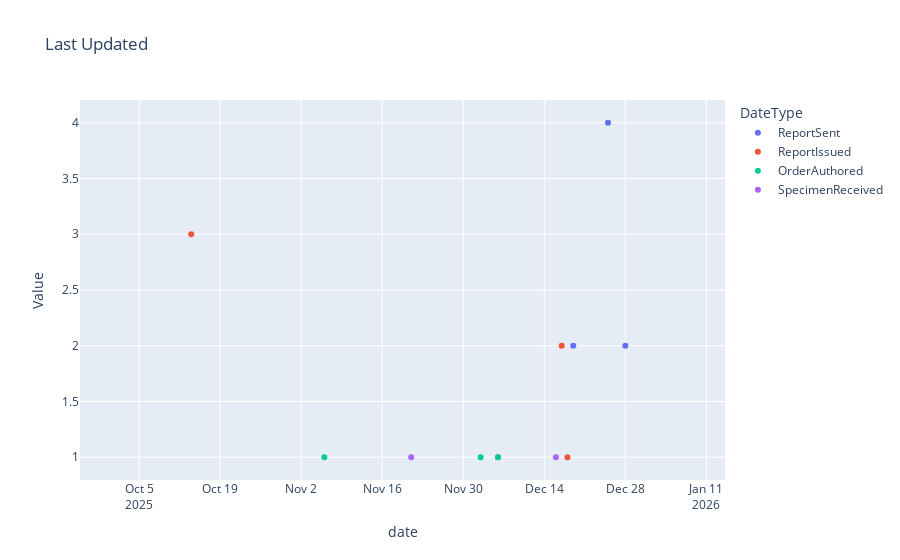
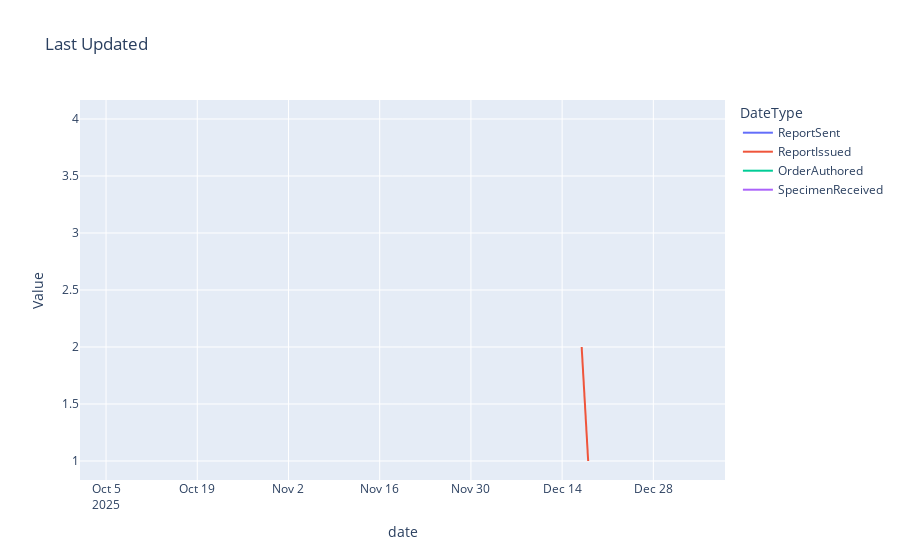

The notebook cell saved with these charts, in order:
### Code cell
dti = pd.date_range("2025-10-01", periods=100, freq="d").to_frame(index=False, name="date")
dti['date'] = dti['date'].dt.date

df['ReportSentDT'] = df['ReportLastUpdatedDate'].dt.date
df['ReportIssuedDT'] = df['ReportIssuedDate'].dt.date
df['OrderAuthoredDT'] = df['OrderAuthoredOnDate'].dt.date
df['SpecimenReceivedDT'] = df['SpecimenReceivedDate'].dt.date

dfA = df.groupby(['ReportSentDT']).size().reset_index(name='ReportSent')
dfB = df.groupby(['ReportIssuedDT']).size().reset_index(name='ReportIssued')
dfC = df.groupby(['OrderAuthoredDT']).size().reset_index(name='OrderAuthored')
dfD = df.groupby(['SpecimenReceivedDT']).size().reset_index(name='SpecimenReceived')

df_merged = pd.merge(dti, dfA, left_on='date', right_on='ReportSentDT', how='left')
df_merged = pd.merge(df_merged, dfB, left_on='date', right_on='ReportIssuedDT', how='left')
df_merged = pd.merge(df_merged, dfC, left_on='date', right_on='OrderAuthoredDT', how='left')
df_merged = pd.merge(df_merged, dfD, left_on='date', right_on='SpecimenReceivedDT', how='left')
df_merged.drop(columns=['ReportSentDT', 'ReportIssuedDT', 'OrderAuthoredDT','SpecimenReceivedDT'], inplace=True)

dfmelt = df_merged.melt(id_vars=["date"],
        var_name="DateType",
        value_name="Value")

fig = px.scatter(dfmelt,x="date", y="Value", color="DateType",  title="Last Updated")
fig.show()

fig = px.line(dfmelt,x="date", y="Value", color="DateType",  title="Last Updated")
fig.show()

dfmelt

### Figure 1 — Plotly figure (JSON) as saved in the notebook; plotly's stock layout.template omitted (floating-point values rounded to 4 significant figures)
{"data": [{"hovertemplate": "DateType=ReportSent<br>date=%{x}<br>Value=%{y}<extra></extra>", "legendgroup": "ReportSent", "marker": {"color": "#636efa", "symbol": "circle"}, "mode": "markers", "name": "ReportSent", "orientation": "v", "showlegend": true, "x": ["2025-10-01", "2025-10-02", "2025-10-03", "2025-10-04", "2025-10-05", "2025-10-06", "2025-10-07", "2025-10-08", "2025-10-09", "2025-10-10", "2025-10-11", "2025-10-12", "2025-10-13", "2025-10-14", "2025-10-15", "2025-10-16", "2025-10-17", "2025-10-18", "2025-10-19", "2025-10-20", "2025-10-21", "2025-10-22", "2025-10-23", "2025-10-24", "2025-10-25", "2025-10-26", "2025-10-27", "2025-10-28", "2025-10-29", "2025-10-30", "2025-10-31", "2025-11-01", "2025-11-02", "2025-11-03", "2025-11-04", "2025-11-05", "2025-11-06", "2025-11-07", "2025-11-08", "2025-11-09", "2025-11-10", "2025-11-11", "2025-11-12", "2025-11-13", "2025-11-14", "2025-11-15", "2025-11-16", "2025-11-17", "2025-11-18", "2025-11-19", "2025-11-20", "2025-11-21", "2025-11-22", "2025-11-23", "2025-11-24", "2025-11-25", "2025-11-26", "2025-11-27", "2025-11-28", "2025-11-29", "2025-11-30", "2025-12-01", "2025-12-02", "2025-12-03", "2025-12-04", "2025-12-05", "2025-12-06", "2025-12-07", "2025-12-08", "2025-12-09", "2025-12-10", "2025-12-11", "2025-12-12", "2025-12-13", "2025-12-14", "2025-12-15", "2025-12-16", "2025-12-17", "2025-12-18", "2025-12-19", "2025-12-20", "2025-12-21", "2025-12-22", "2025-12-23", "2025-12-24", "2025-12-25", "2025-12-26", "2025-12-27", "2025-12-28", "2025-12-29", "2025-12-30", "2025-12-31", "2026-01-01", "2026-01-02", "2026-01-03", "2026-01-04", "2026-01-05", "2026-01-06", "2026-01-07", "2026-01-08"], "xaxis": "x", "y": [NaN, NaN, NaN, NaN, NaN, NaN, NaN, NaN, NaN, NaN, NaN, NaN, NaN, NaN, NaN, NaN, NaN, NaN, NaN, NaN, NaN, NaN, NaN, NaN, NaN, NaN, NaN, NaN, NaN, NaN, NaN, NaN, NaN, NaN, NaN, NaN, NaN, NaN, NaN, NaN, NaN, NaN, NaN, NaN, NaN, NaN, NaN, NaN, NaN, NaN, NaN, NaN, NaN, NaN, NaN, NaN, NaN, NaN, NaN, NaN, NaN, NaN, NaN, NaN, NaN, NaN, NaN, NaN, NaN, NaN, NaN, NaN, NaN, NaN, NaN, NaN, NaN, NaN, NaN, 2.0, NaN, NaN, NaN, NaN, NaN, 4.0, NaN, NaN, 2.0, NaN, NaN, NaN, NaN, NaN, NaN, NaN, NaN, NaN, NaN, NaN], "yaxis": "y", "type": "scatter"}, {"hovertemplate": "DateType=ReportIssued<br>date=%{x}<br>Value=%{y}<extra></extra>", "legendgroup": "ReportIssued", "marker": {"color": "#EF553B", "symbol": "circle"}, "mode": "markers", "name": "ReportIssued", "orientation": "v", "showlegend": true, "x": ["2025-10-01", "2025-10-02", "2025-10-03", "2025-10-04", "2025-10-05", "2025-10-06", "2025-10-07", "2025-10-08", "2025-10-09", "2025-10-10", "2025-10-11", "2025-10-12", "2025-10-13", "2025-10-14", "2025-10-15", "2025-10-16", "2025-10-17", "2025-10-18", "2025-10-19", "2025-10-20", "2025-10-21", "2025-10-22", "2025-10-23", "2025-10-24", "2025-10-25", "2025-10-26", "2025-10-27", "2025-10-28", "2025-10-29", "2025-10-30", "2025-10-31", "2025-11-01", "2025-11-02", "2025-11-03", "2025-11-04", "2025-11-05", "2025-11-06", "2025-11-07", "2025-11-08", "2025-11-09", "2025-11-10", "2025-11-11", "2025-11-12", "2025-11-13", "2025-11-14", "2025-11-15", "2025-11-16", "2025-11-17", "2025-11-18", "2025-11-19", "2025-11-20", "2025-11-21", "2025-11-22", "2025-11-23", "2025-11-24", "2025-11-25", "2025-11-26", "2025-11-27", "2025-11-28", "2025-11-29", "2025-11-30", "2025-12-01", "2025-12-02", "2025-12-03", "2025-12-04", "2025-12-05", "2025-12-06", "2025-12-07", "2025-12-08", "2025-12-09", "2025-12-10", "2025-12-11", "2025-12-12", "2025-12-13", "2025-12-14", "2025-12-15", "2025-12-16", "2025-12-17", "2025-12-18", "2025-12-19", "2025-12-20", "2025-12-21", "2025-12-22", "2025-12-23", "2025-12-24", "2025-12-25", "2025-12-26", "2025-12-27", "2025-12-28", "2025-12-29", "2025-12-30", "2025-12-31", "2026-01-01", "2026-01-02", "2026-01-03", "2026-01-04", "2026-01-05", "2026-01-06", "2026-01-07", "2026-01-08"], "xaxis": "x", "y": [NaN, NaN, NaN, NaN, NaN, NaN, NaN, NaN, NaN, NaN, NaN, NaN, NaN, 3.0, NaN, NaN, NaN, NaN, NaN, NaN, NaN, NaN, NaN, NaN, NaN, NaN, NaN, NaN, NaN, NaN, NaN, NaN, NaN, NaN, NaN, NaN, NaN, NaN, NaN, NaN, NaN, NaN, NaN, NaN, NaN, NaN, NaN, NaN, NaN, NaN, NaN, NaN, NaN, NaN, NaN, NaN, NaN, NaN, NaN, NaN, NaN, NaN, NaN, NaN, NaN, NaN, 1.0, NaN, NaN, NaN, NaN, NaN, NaN, NaN, NaN, NaN, NaN, 2.0, 1.0, NaN, NaN, NaN, NaN, NaN, NaN, NaN, NaN, NaN, NaN, NaN, NaN, NaN, NaN, NaN, NaN, NaN, NaN, NaN, NaN, NaN], "yaxis": "y", "type": "scatter"}, {"hovertemplate": "DateType=OrderAuthored<br>date=%{x}<br>Value=%{y}<extra></extra>", "legendgroup": "OrderAuthored", "marker": {"color": "#00cc96", "symbol": "circle"}, "mode": "markers", "name": "OrderAuthored", "orientation": "v", "showlegend": true, "x": ["2025-10-01", "2025-10-02", "2025-10-03", "2025-10-04", "2025-10-05", "2025-10-06", "2025-10-07", "2025-10-08", "2025-10-09", "2025-10-10", "2025-10-11", "2025-10-12", "2025-10-13", "2025-10-14", "2025-10-15", "2025-10-16", "2025-10-17", "2025-10-18", "2025-10-19", "2025-10-20", "2025-10-21", "2025-10-22", "2025-10-23", "2025-10-24", "2025-10-25", "2025-10-26", "2025-10-27", "2025-10-28", "2025-10-29", "2025-10-30", "2025-10-31", "2025-11-01", "2025-11-02", "2025-11-03", "2025-11-04", "2025-11-05", "2025-11-06", "2025-11-07", "2025-11-08", "2025-11-09", "2025-11-10", "2025-11-11", "2025-11-12", "2025-11-13", "2025-11-14", "2025-11-15", "2025-11-16", "2025-11-17", "2025-11-18", "2025-11-19", "2025-11-20", "2025-11-21", "2025-11-22", "2025-11-23", "2025-11-24", "2025-11-25", "2025-11-26", "2025-11-27", "2025-11-28", "2025-11-29", "2025-11-30", "2025-12-01", "2025-12-02", "2025-12-03", "2025-12-04", "2025-12-05", "2025-12-06", "2025-12-07", "2025-12-08", "2025-12-09", "2025-12-10", "2025-12-11", "2025-12-12", "2025-12-13", "2025-12-14", "2025-12-15", "2025-12-16", "2025-12-17", "2025-12-18", "2025-12-19", "2025-12-20", "2025-12-21", "2025-12-22", "2025-12-23", "2025-12-24", "2025-12-25", "2025-12-26", "2025-12-27", "2025-12-28", "2025-12-29", "2025-12-30", "2025-12-31", "2026-01-01", "2026-01-02", "2026-01-03", "2026-01-04", "2026-01-05", "2026-01-06", "2026-01-07", "2026-01-08"], "xaxis": "x", "y": [NaN, NaN, NaN, NaN, NaN, NaN, NaN, NaN, NaN, NaN, NaN, NaN, NaN, NaN, NaN, NaN, NaN, NaN, NaN, NaN, NaN, NaN, NaN, NaN, NaN, NaN, NaN, NaN, NaN, NaN, NaN, NaN, NaN, NaN, NaN, NaN, 1.0, NaN, NaN, NaN, NaN, NaN, NaN, NaN, NaN, NaN, NaN, NaN, NaN, NaN, NaN, NaN, NaN, NaN, NaN, NaN, NaN, NaN, NaN, NaN, NaN, NaN, NaN, 1.0, NaN, NaN, 1.0, NaN, NaN, NaN, NaN, NaN, NaN, NaN, NaN, NaN, NaN, NaN, NaN, NaN, NaN, NaN, NaN, NaN, NaN, NaN, NaN, NaN, NaN, NaN, NaN, NaN, NaN, NaN, NaN, NaN, NaN, NaN, NaN, NaN], "yaxis": "y", "type": "scatter"}, {"hovertemplate": "DateType=SpecimenReceived<br>date=%{x}<br>Value=%{y}<extra></extra>", "legendgroup": "SpecimenReceived", "marker": {"color": "#ab63fa", "symbol": "circle"}, "mode": "markers", "name": "SpecimenReceived", "orientation": "v", "showlegend": true, "x": ["2025-10-01", "2025-10-02", "2025-10-03", "2025-10-04", "2025-10-05", "2025-10-06", "2025-10-07", "2025-10-08", "2025-10-09", "2025-10-10", "2025-10-11", "2025-10-12", "2025-10-13", "2025-10-14", "2025-10-15", "2025-10-16", "2025-10-17", "2025-10-18", "2025-10-19", "2025-10-20", "2025-10-21", "2025-10-22", "2025-10-23", "2025-10-24", "2025-10-25", "2025-10-26", "2025-10-27", "2025-10-28", "2025-10-29", "2025-10-30", "2025-10-31", "2025-11-01", "2025-11-02", "2025-11-03", "2025-11-04", "2025-11-05", "2025-11-06", "2025-11-07", "2025-11-08", "2025-11-09", "2025-11-10", "2025-11-11", "2025-11-12", "2025-11-13", "2025-11-14", "2025-11-15", "2025-11-16", "2025-11-17", "2025-11-18", "2025-11-19", "2025-11-20", "2025-11-21", "2025-11-22", "2025-11-23", "2025-11-24", "2025-11-25", "2025-11-26", "2025-11-27", "2025-11-28", "2025-11-29", "2025-11-30", "2025-12-01", "2025-12-02", "2025-12-03", "2025-12-04", "2025-12-05", "2025-12-06", "2025-12-07", "2025-12-08", "2025-12-09", "2025-12-10", "2025-12-11", "2025-12-12", "2025-12-13", "2025-12-14", "2025-12-15", "2025-12-16", "2025-12-17", "2025-12-18", "2025-12-19", "2025-12-20", "2025-12-21", "2025-12-22", "2025-12-23", "2025-12-24", "2025-12-25", "2025-12-26", "2025-12-27", "2025-12-28", "2025-12-29", "2025-12-30", "2025-12-31", "2026-01-01", "2026-01-02", "2026-01-03", "2026-01-04", "2026-01-05", "2026-01-06", "2026-01-07", "2026-01-08"], "xaxis": "x", "y": [NaN, NaN, NaN, NaN, NaN, NaN, NaN, NaN, NaN, NaN, NaN, NaN, NaN, NaN, NaN, NaN, NaN, NaN, NaN, NaN, NaN, NaN, NaN, NaN, NaN, NaN, NaN, NaN, NaN, NaN, NaN, NaN, NaN, NaN, NaN, NaN, NaN, NaN, NaN, NaN, NaN, NaN, NaN, NaN, NaN, NaN, NaN, NaN, NaN, NaN, NaN, 1.0, NaN, NaN, NaN, NaN, NaN, NaN, NaN, NaN, NaN, NaN, NaN, NaN, NaN, NaN, NaN, NaN, NaN, NaN, NaN, NaN, NaN, NaN, NaN, NaN, 1.0, NaN, NaN, NaN, NaN, NaN, NaN, NaN, NaN, NaN, NaN, NaN, NaN, NaN, NaN, NaN, NaN, NaN, NaN, NaN, NaN, NaN, NaN, NaN], "yaxis": "y", "type": "scatter"}], "layout": {"xaxis": {"anchor": "y", "domain": [0.0, 1.0], "title": {"text": "date"}}, "yaxis": {"anchor": "x", "domain": [0.0, 1.0], "title": {"text": "Value"}}, "legend": {"title": {"text": "DateType"}, "tracegroupgap": 0}, "title": {"text": "Last Updated"}}}

### Figure 2 — Plotly figure (JSON) as saved in the notebook; plotly's stock layout.template omitted (floating-point values rounded to 4 significant figures)
{"data": [{"hovertemplate": "DateType=ReportSent<br>date=%{x}<br>Value=%{y}<extra></extra>", "legendgroup": "ReportSent", "line": {"color": "#636efa", "dash": "solid"}, "marker": {"symbol": "circle"}, "mode": "lines", "name": "ReportSent", "orientation": "v", "showlegend": true, "x": ["2025-10-01", "2025-10-02", "2025-10-03", "2025-10-04", "2025-10-05", "2025-10-06", "2025-10-07", "2025-10-08", "2025-10-09", "2025-10-10", "2025-10-11", "2025-10-12", "2025-10-13", "2025-10-14", "2025-10-15", "2025-10-16", "2025-10-17", "2025-10-18", "2025-10-19", "2025-10-20", "2025-10-21", "2025-10-22", "2025-10-23", "2025-10-24", "2025-10-25", "2025-10-26", "2025-10-27", "2025-10-28", "2025-10-29", "2025-10-30", "2025-10-31", "2025-11-01", "2025-11-02", "2025-11-03", "2025-11-04", "2025-11-05", "2025-11-06", "2025-11-07", "2025-11-08", "2025-11-09", "2025-11-10", "2025-11-11", "2025-11-12", "2025-11-13", "2025-11-14", "2025-11-15", "2025-11-16", "2025-11-17", "2025-11-18", "2025-11-19", "2025-11-20", "2025-11-21", "2025-11-22", "2025-11-23", "2025-11-24", "2025-11-25", "2025-11-26", "2025-11-27", "2025-11-28", "2025-11-29", "2025-11-30", "2025-12-01", "2025-12-02", "2025-12-03", "2025-12-04", "2025-12-05", "2025-12-06", "2025-12-07", "2025-12-08", "2025-12-09", "2025-12-10", "2025-12-11", "2025-12-12", "2025-12-13", "2025-12-14", "2025-12-15", "2025-12-16", "2025-12-17", "2025-12-18", "2025-12-19", "2025-12-20", "2025-12-21", "2025-12-22", "2025-12-23", "2025-12-24", "2025-12-25", "2025-12-26", "2025-12-27", "2025-12-28", "2025-12-29", "2025-12-30", "2025-12-31", "2026-01-01", "2026-01-02", "2026-01-03", "2026-01-04", "2026-01-05", "2026-01-06", "2026-01-07", "2026-01-08"], "xaxis": "x", "y": [NaN, NaN, NaN, NaN, NaN, NaN, NaN, NaN, NaN, NaN, NaN, NaN, NaN, NaN, NaN, NaN, NaN, NaN, NaN, NaN, NaN, NaN, NaN, NaN, NaN, NaN, NaN, NaN, NaN, NaN, NaN, NaN, NaN, NaN, NaN, NaN, NaN, NaN, NaN, NaN, NaN, NaN, NaN, NaN, NaN, NaN, NaN, NaN, NaN, NaN, NaN, NaN, NaN, NaN, NaN, NaN, NaN, NaN, NaN, NaN, NaN, NaN, NaN, NaN, NaN, NaN, NaN, NaN, NaN, NaN, NaN, NaN, NaN, NaN, NaN, NaN, NaN, NaN, NaN, 2.0, NaN, NaN, NaN, NaN, NaN, 4.0, NaN, NaN, 2.0, NaN, NaN, NaN, NaN, NaN, NaN, NaN, NaN, NaN, NaN, NaN], "yaxis": "y", "type": "scatter"}, {"hovertemplate": "DateType=ReportIssued<br>date=%{x}<br>Value=%{y}<extra></extra>", "legendgroup": "ReportIssued", "line": {"color": "#EF553B", "dash": "solid"}, "marker": {"symbol": "circle"}, "mode": "lines", "name": "ReportIssued", "orientation": "v", "showlegend": true, "x": ["2025-10-01", "2025-10-02", "2025-10-03", "2025-10-04", "2025-10-05", "2025-10-06", "2025-10-07", "2025-10-08", "2025-10-09", "2025-10-10", "2025-10-11", "2025-10-12", "2025-10-13", "2025-10-14", "2025-10-15", "2025-10-16", "2025-10-17", "2025-10-18", "2025-10-19", "2025-10-20", "2025-10-21", "2025-10-22", "2025-10-23", "2025-10-24", "2025-10-25", "2025-10-26", "2025-10-27", "2025-10-28", "2025-10-29", "2025-10-30", "2025-10-31", "2025-11-01", "2025-11-02", "2025-11-03", "2025-11-04", "2025-11-05", "2025-11-06", "2025-11-07", "2025-11-08", "2025-11-09", "2025-11-10", "2025-11-11", "2025-11-12", "2025-11-13", "2025-11-14", "2025-11-15", "2025-11-16", "2025-11-17", "2025-11-18", "2025-11-19", "2025-11-20", "2025-11-21", "2025-11-22", "2025-11-23", "2025-11-24", "2025-11-25", "2025-11-26", "2025-11-27", "2025-11-28", "2025-11-29", "2025-11-30", "2025-12-01", "2025-12-02", "2025-12-03", "2025-12-04", "2025-12-05", "2025-12-06", "2025-12-07", "2025-12-08", "2025-12-09", "2025-12-10", "2025-12-11", "2025-12-12", "2025-12-13", "2025-12-14", "2025-12-15", "2025-12-16", "2025-12-17", "2025-12-18", "2025-12-19", "2025-12-20", "2025-12-21", "2025-12-22", "2025-12-23", "2025-12-24", "2025-12-25", "2025-12-26", "2025-12-27", "2025-12-28", "2025-12-29", "2025-12-30", "2025-12-31", "2026-01-01", "2026-01-02", "2026-01-03", "2026-01-04", "2026-01-05", "2026-01-06", "2026-01-07", "2026-01-08"], "xaxis": "x", "y": [NaN, NaN, NaN, NaN, NaN, NaN, NaN, NaN, NaN, NaN, NaN, NaN, NaN, 3.0, NaN, NaN, NaN, NaN, NaN, NaN, NaN, NaN, NaN, NaN, NaN, NaN, NaN, NaN, NaN, NaN, NaN, NaN, NaN, NaN, NaN, NaN, NaN, NaN, NaN, NaN, NaN, NaN, NaN, NaN, NaN, NaN, NaN, NaN, NaN, NaN, NaN, NaN, NaN, NaN, NaN, NaN, NaN, NaN, NaN, NaN, NaN, NaN, NaN, NaN, NaN, NaN, 1.0, NaN, NaN, NaN, NaN, NaN, NaN, NaN, NaN, NaN, NaN, 2.0, 1.0, NaN, NaN, NaN, NaN, NaN, NaN, NaN, NaN, NaN, NaN, NaN, NaN, NaN, NaN, NaN, NaN, NaN, NaN, NaN, NaN, NaN], "yaxis": "y", "type": "scatter"}, {"hovertemplate": "DateType=OrderAuthored<br>date=%{x}<br>Value=%{y}<extra></extra>", "legendgroup": "OrderAuthored", "line": {"color": "#00cc96", "dash": "solid"}, "marker": {"symbol": "circle"}, "mode": "lines", "name": "OrderAuthored", "orientation": "v", "showlegend": true, "x": ["2025-10-01", "2025-10-02", "2025-10-03", "2025-10-04", "2025-10-05", "2025-10-06", "2025-10-07", "2025-10-08", "2025-10-09", "2025-10-10", "2025-10-11", "2025-10-12", "2025-10-13", "2025-10-14", "2025-10-15", "2025-10-16", "2025-10-17", "2025-10-18", "2025-10-19", "2025-10-20", "2025-10-21", "2025-10-22", "2025-10-23", "2025-10-24", "2025-10-25", "2025-10-26", "2025-10-27", "2025-10-28", "2025-10-29", "2025-10-30", "2025-10-31", "2025-11-01", "2025-11-02", "2025-11-03", "2025-11-04", "2025-11-05", "2025-11-06", "2025-11-07", "2025-11-08", "2025-11-09", "2025-11-10", "2025-11-11", "2025-11-12", "2025-11-13", "2025-11-14", "2025-11-15", "2025-11-16", "2025-11-17", "2025-11-18", "2025-11-19", "2025-11-20", "2025-11-21", "2025-11-22", "2025-11-23", "2025-11-24", "2025-11-25", "2025-11-26", "2025-11-27", "2025-11-28", "2025-11-29", "2025-11-30", "2025-12-01", "2025-12-02", "2025-12-03", "2025-12-04", "2025-12-05", "2025-12-06", "2025-12-07", "2025-12-08", "2025-12-09", "2025-12-10", "2025-12-11", "2025-12-12", "2025-12-13", "2025-12-14", "2025-12-15", "2025-12-16", "2025-12-17", "2025-12-18", "2025-12-19", "2025-12-20", "2025-12-21", "2025-12-22", "2025-12-23", "2025-12-24", "2025-12-25", "2025-12-26", "2025-12-27", "2025-12-28", "2025-12-29", "2025-12-30", "2025-12-31", "2026-01-01", "2026-01-02", "2026-01-03", "2026-01-04", "2026-01-05", "2026-01-06", "2026-01-07", "2026-01-08"], "xaxis": "x", "y": [NaN, NaN, NaN, NaN, NaN, NaN, NaN, NaN, NaN, NaN, NaN, NaN, NaN, NaN, NaN, NaN, NaN, NaN, NaN, NaN, NaN, NaN, NaN, NaN, NaN, NaN, NaN, NaN, NaN, NaN, NaN, NaN, NaN, NaN, NaN, NaN, 1.0, NaN, NaN, NaN, NaN, NaN, NaN, NaN, NaN, NaN, NaN, NaN, NaN, NaN, NaN, NaN, NaN, NaN, NaN, NaN, NaN, NaN, NaN, NaN, NaN, NaN, NaN, 1.0, NaN, NaN, 1.0, NaN, NaN, NaN, NaN, NaN, NaN, NaN, NaN, NaN, NaN, NaN, NaN, NaN, NaN, NaN, NaN, NaN, NaN, NaN, NaN, NaN, NaN, NaN, NaN, NaN, NaN, NaN, NaN, NaN, NaN, NaN, NaN, NaN], "yaxis": "y", "type": "scatter"}, {"hovertemplate": "DateType=SpecimenReceived<br>date=%{x}<br>Value=%{y}<extra></extra>", "legendgroup": "SpecimenReceived", "line": {"color": "#ab63fa", "dash": "solid"}, "marker": {"symbol": "circle"}, "mode": "lines", "name": "SpecimenReceived", "orientation": "v", "showlegend": true, "x": ["2025-10-01", "2025-10-02", "2025-10-03", "2025-10-04", "2025-10-05", "2025-10-06", "2025-10-07", "2025-10-08", "2025-10-09", "2025-10-10", "2025-10-11", "2025-10-12", "2025-10-13", "2025-10-14", "2025-10-15", "2025-10-16", "2025-10-17", "2025-10-18", "2025-10-19", "2025-10-20", "2025-10-21", "2025-10-22", "2025-10-23", "2025-10-24", "2025-10-25", "2025-10-26", "2025-10-27", "2025-10-28", "2025-10-29", "2025-10-30", "2025-10-31", "2025-11-01", "2025-11-02", "2025-11-03", "2025-11-04", "2025-11-05", "2025-11-06", "2025-11-07", "2025-11-08", "2025-11-09", "2025-11-10", "2025-11-11", "2025-11-12", "2025-11-13", "2025-11-14", "2025-11-15", "2025-11-16", "2025-11-17", "2025-11-18", "2025-11-19", "2025-11-20", "2025-11-21", "2025-11-22", "2025-11-23", "2025-11-24", "2025-11-25", "2025-11-26", "2025-11-27", "2025-11-28", "2025-11-29", "2025-11-30", "2025-12-01", "2025-12-02", "2025-12-03", "2025-12-04", "2025-12-05", "2025-12-06", "2025-12-07", "2025-12-08", "2025-12-09", "2025-12-10", "2025-12-11", "2025-12-12", "2025-12-13", "2025-12-14", "2025-12-15", "2025-12-16", "2025-12-17", "2025-12-18", "2025-12-19", "2025-12-20", "2025-12-21", "2025-12-22", "2025-12-23", "2025-12-24", "2025-12-25", "2025-12-26", "2025-12-27", "2025-12-28", "2025-12-29", "2025-12-30", "2025-12-31", "2026-01-01", "2026-01-02", "2026-01-03", "2026-01-04", "2026-01-05", "2026-01-06", "2026-01-07", "2026-01-08"], "xaxis": "x", "y": [NaN, NaN, NaN, NaN, NaN, NaN, NaN, NaN, NaN, NaN, NaN, NaN, NaN, NaN, NaN, NaN, NaN, NaN, NaN, NaN, NaN, NaN, NaN, NaN, NaN, NaN, NaN, NaN, NaN, NaN, NaN, NaN, NaN, NaN, NaN, NaN, NaN, NaN, NaN, NaN, NaN, NaN, NaN, NaN, NaN, NaN, NaN, NaN, NaN, NaN, NaN, 1.0, NaN, NaN, NaN, NaN, NaN, NaN, NaN, NaN, NaN, NaN, NaN, NaN, NaN, NaN, NaN, NaN, NaN, NaN, NaN, NaN, NaN, NaN, NaN, NaN, 1.0, NaN, NaN, NaN, NaN, NaN, NaN, NaN, NaN, NaN, NaN, NaN, NaN, NaN, NaN, NaN, NaN, NaN, NaN, NaN, NaN, NaN, NaN, NaN], "yaxis": "y", "type": "scatter"}], "layout": {"xaxis": {"anchor": "y", "domain": [0.0, 1.0], "title": {"text": "date"}}, "yaxis": {"anchor": "x", "domain": [0.0, 1.0], "title": {"text": "Value"}}, "legend": {"title": {"text": "DateType"}, "tracegroupgap": 0}, "title": {"text": "Last Updated"}}}
